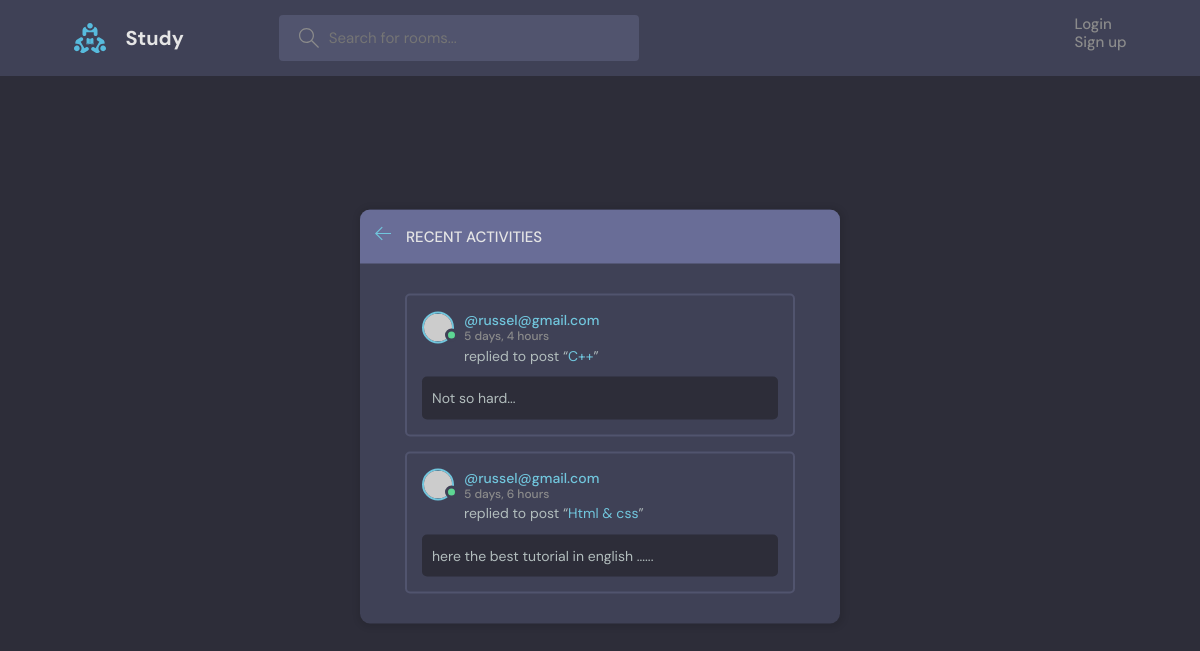
Page /activities on the earlier database version.
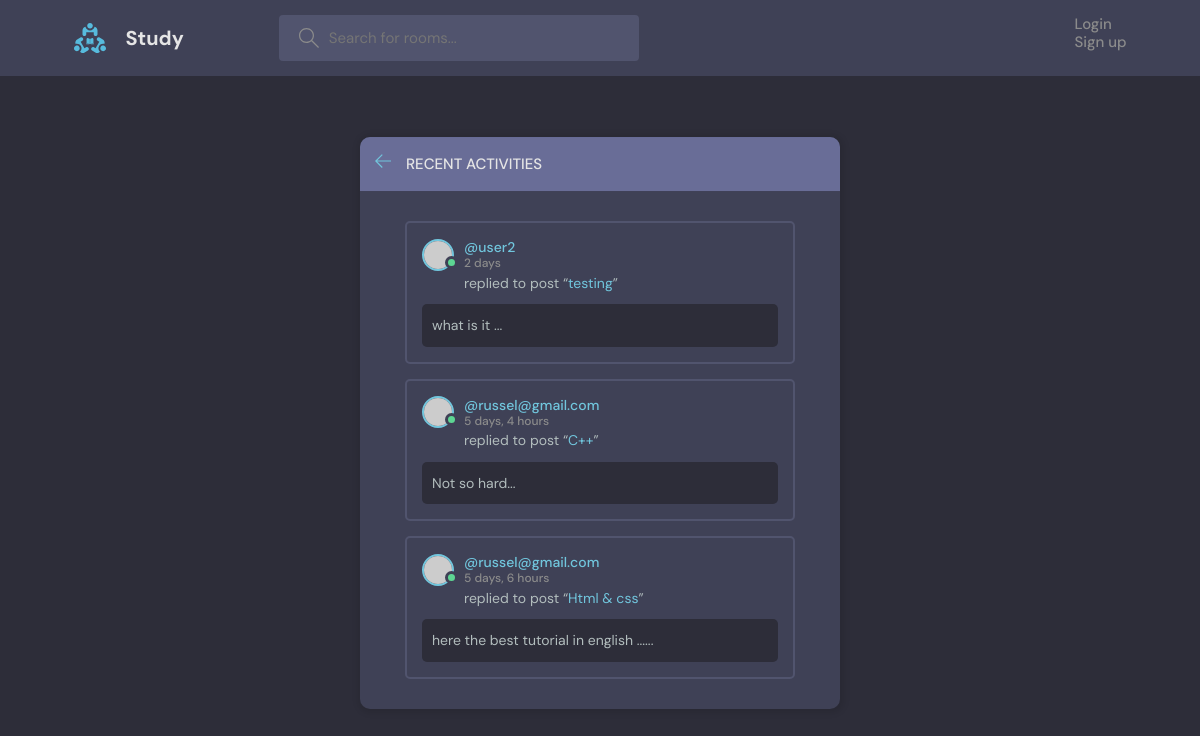
Same page on the later database version.
### base/models.py (models this page shows, shortened)
class Message(models.Model):
    user = models.ForeignKey(User,on_delete=models.CASCADE)
    room = models.ForeignKey(Room,on_delete=models.CASCADE)
    body = models.TextField()
    updated = models.DateTimeField(auto_now=True)
    created = models.DateTimeField(auto_now_add=True)
    class Meta:
        ordering = ['-updated','-created']

class Room(models.Model):
    host =  models.ForeignKey(User,on_delete=models.SET_NULL, null=True)
    topic = models.ForeignKey(Topic,on_delete=models.SET_NULL, null=True,)
    name = models.CharField(max_length=200)
    description = models.TextField(null=True, blank=True)
    participants = models.ManyToManyField(User, related_name='participants', blank=True)
    updated = models.DateTimeField(auto_now=True)
    created = models.DateTimeField(auto_now_add=True)
    class Meta:
        ordering = ['-updated','-created']

### base/views.py (the view)
# urls.py: path('activities',activities_view,name='activities')
def activities_view(request):
    messages = Message.objects.all()[:6]
    context = {'messages':messages}
    return render(request,'activity.html',context=context)

### base/templates/base/activity.html (shortened to what this page needs)
{% extends 'main.html' %}
{% block content %}
    <main class="layout">
      <div class="container">
        <div class="layout__box">
          <div class="layout__boxHeader">
            <div class="layout__boxTitle">
              <a href="index.html">
                <svg version="1.1" xmlns="http://www.w3.org/2000/svg" width="32" height="32" viewBox="0 0 32 32">
                  <title>arrow-left</title>
                  <path
                    d="M13.723 2.286l-13.723 13.714 13.719 13.714 1.616-1.611-10.96-10.96h27.625v-2.286h-27.625l10.965-10.965-1.616-1.607z"
                  ></path>
                </svg>
              </a>
              <h3>Recent Activities</h3>
            </div>
          </div>
          <div class="activities-page layout__body">
           {% for message in messages %}
            <div class="activities__box">
              <div class="activities__boxHeader roomListRoom__header">
                <a href="profile.html" class="roomListRoom__author">
                  <div class="avatar avatar--small active">
                    <img src="https://randomuser.me/api/portraits/men/13.jpg" />
                  </div>
                  <p>
                    @{{message.user}}
                    <span>{{message.created|timesince}}</span>
                  </p>
                </a>
              </div>
              <div class="activities__boxContent">
                <p>replied to post “<a href="room.html">{{message.room.name}}</a>”</p>
                <div class="activities__boxRoomContent">
                  {{message.body|slice:':140'}}...
                </div>
              </div>
            </div>
            {% endfor %}
          </div>
        </div>
      </div>
    </main>
 {% endblock %}

### templates/main.html (shortened to what this page needs)
<!DOCTYPE html>
{% load static %}
<html lang="en">
  <head>
    <link rel="stylesheet" href="{% static 'style.css' %}" />
  </head>
  <body>
    {% include 'navbar.html' %}
    {% block content %}
    {% endblock %}
  </body>
</html>

### templates/navbar.html (shortened to what this page needs)
{% load static %}
 <header class="header header--loggedIn">
    <div class="container">
      <a href="{% url 'base:home' %}" class="header__logo">
        <img src="{% static 'logo.svg' %}" />
        <h1>Study</h1>
      </a>
      <form class="header__search" action="{% url 'base:home' %}" method="get" >
        <label>
          <input type="text" name='q' placeholder="Search for rooms..." />
        </label>
      </form>
      <nav class="header__menu">
          {% if user.is_authenticated %}
          <div class="header__user">
            <a href="{% url 'base:user-profile' user.id %}">
              <div class="avatar avatar--medium active">
                <img src="{{user.profile.image.url}}" />
              </div>
              <p>{{user.first_name}} {{user.last_name}}<span>@{{user.username}}</span></p>
            </a>
            <button class="dropdown-button">
              <svg version="1.1" xmlns="http://www.w3.org/2000/svg" width="32" height="32" viewBox="0 0 32 32">
                <title>chevron-down</title>
                <path d="M16 21l-13-13h-3l16 16 16-16h-3l-13 13z"></path>
              </svg>
            </button>
          </div>
          <div class="dropdown-menu">
            <a href="{% url 'base:edit_user' user.id %}" class="dropdown-link"
              ><svg version="1.1" xmlns="http://www.w3.org/2000/svg" width="32" height="32" viewBox="0 0 32 32">
                <title>tools</title>
                <path
                  d="M27.465 32c-1.211 0-2.35-0.471-3.207-1.328l-9.392-9.391c-2.369 0.898-4.898 0.951-7.355 0.15-3.274-1.074-5.869-3.67-6.943-6.942-0.879-2.682-0.734-5.45 0.419-8.004 0.135-0.299 0.408-0.512 0.731-0.572 0.32-0.051 0.654 0.045 0.887 0.277l5.394 5.395 3.586-3.586-5.394-5.395c-0.232-0.232-0.336-0.564-0.276-0.887s0.272-0.596 0.572-0.732c2.552-1.152 5.318-1.295 8.001-0.418 3.274 1.074 5.869 3.67 6.943 6.942 0.806 2.457 0.752 4.987-0.15 7.358l9.392 9.391c0.844 0.842 1.328 2.012 1.328 3.207-0 2.5-2.034 4.535-4.535 4.535zM15.101 19.102c0.26 0 0.516 0.102 0.707 0.293l9.864 9.863c0.479 0.479 1.116 0.742 1.793 0.742 1.398 0 2.535-1.137 2.535-2.535 0-0.668-0.27-1.322-0.742-1.793l-9.864-9.863c-0.294-0.295-0.376-0.74-0.204-1.119 0.943-2.090 1.061-4.357 0.341-6.555-0.863-2.631-3.034-4.801-5.665-5.666-1.713-0.561-3.468-0.609-5.145-0.164l4.986 4.988c0.391 0.391 0.391 1.023 0 1.414l-5 5c-0.188 0.188-0.441 0.293-0.707 0.293s-0.52-0.105-0.707-0.293l-4.987-4.988c-0.45 1.682-0.397 3.436 0.164 5.146 0.863 2.631 3.034 4.801 5.665 5.666 2.2 0.721 4.466 0.604 6.555-0.342 0.132-0.059 0.271-0.088 0.411-0.088z"
                ></path>
              </svg>
              Settings</a
            >
            <a href="{% url 'base:logout' %}" class="dropdown-link"
              ><svg version="1.1" xmlns="http://www.w3.org/2000/svg" width="32" height="32" viewBox="0 0 32 32">
                <title>sign-out</title>
                <path
                  d="M3 0h22c0.553 0 1 0 1 0.553l-0 3.447h-2v-2h-20v28h20v-2h2l0 3.447c0 0.553-0.447 0.553-1 0.553h-22c-0.553 0-1-0.447-1-1v-30c0-0.553 0.447-1 1-1z"
                ></path>
                <path
                  d="M21.879 21.293l1.414 1.414 6.707-6.707-6.707-6.707-1.414 1.414 4.293 4.293h-14.172v2h14.172l-4.293 4.293z"
                ></path>
              </svg>
              Logout</a
            >
          </div>
        {% else %}
          <a href="{% url 'base:login' %}">
            <p>Login</p>
          </a>
          <a href="{% url 'base:register' %}">
            <p>Sign up</p>
          </a>
          {% endif %}
        </nav>
    </div>
  </header>

### static/styles/style.css (style rules this page uses)
:root { --color-main: #71c6dd; --color-main-light: #e1f6fb; --color-dark: #3f4156; --color-dark-medium: #51546e; --color-dark-light: #696d97; --color-light: #e5e5e5; --color-gray: #8b8b8b; --color-light-gray: #b2bdbd; --color-bg: #2d2d39; --color-success: #5dd693; --color-error: #fc4b0b; }
* { font-family: "DM Sans", -apple-system, BlinkMacSystemFont, "Segoe UI", Roboto, Oxygen, Ubuntu, Cantarell, "Open Sans", "Helvetica Neue", sans-serif; margin: 0; padding: 0; box-sizing: border-box; text-rendering: optimizeLegibility; font-size: inherit; }
html { font-size: 56.25%; }
@media only screen and (min-width: 1200px) { html { font-size: 62.5%; } }
body { line-height: 1.6; font-weight: 400; font-size: 1.5rem; color: var(--color-light-gray); background-color: var(--color-bg); min-height: 100vh; }
img { width: 100%; }
a { display: inline-block; color: var(--color-main); text-decoration: none; }
.container { max-width: 120rem; width: 90%; margin: auto; }
.avatar { position: relative; display: inline-block; border-radius: 50%; border: 2px solid var(--color-main); }
.avatar img { display: block; border-radius: 50%; object-fit: cover; object-position: center; }
.avatar::after { content: ""; display: block; position: absolute; background-color: var(--color-gray); z-index: 111; border-radius: 50%; border: 0.3rem solid var(--color-dark); }
.avatar.active::after { background-color: var(--color-success); }
.avatar.avatar--small img { width: 2.8rem; height: 2.8rem; }
.avatar.avatar--small:after { width: 0.7rem; height: 0.7rem; bottom: 0px; right: -6px; }
.header { padding: 1.5rem; background-color: var(--color-dark); }
.header > .container { display: flex; gap: 9.5rem; }
.header__logo, .header__user { display: flex; gap: 2rem; align-items: center; }
.header__logo > img { height: 3.2rem; width: 3.2rem; }
.header__logo > h1 { font-weight: 700; font-size: 2rem; color: var(--color-light); }
.header__search > label { background-color: var(--color-dark-medium); padding: 1.3rem 1rem; display: flex; align-items: center; gap: 1rem; border-radius: 4px; }
.header__search svg { fill: var(--color-gray); width: 2rem; height: 2rem; margin-left: 1rem; }
.header__search input { width: 30rem; background: transparent; border: none; outline: none; color: var(--color-light); }
.header__menu { margin-left: auto; position: relative; }
.header__menu a { display: flex; gap: 1.5rem; align-items: center; font-weight: 500; text-decoration: none; color: var(--color-gray); }
.header__menu p { line-height: 1.2; }
.layout { margin-top: 2.4rem; }
.layout > .container { display: flex; justify-content: space-between; align-items: flex-start; }
.layout__box { width: 90%; max-width: 48rem; min-height: 40rem; position: absolute; top: 50%; left: 50%; transform: translate(-50%, -46%); background-color: var(--color-dark); border-radius: 1rem; box-shadow: 1px 1px 6px 3px rgba(0, 0, 0, 0.1); overflow: hidden; }
.layout__boxHeader { display: flex; padding: 1.5rem; background-color: var(--color-dark-light); }
.layout__boxTitle { display: flex; gap: 1.5rem; align-items: center; }
.layout__boxTitle h3 { text-transform: uppercase; font-weight: 500; color: var(--color-light); }
.layout__boxTitle svg { width: 1.6rem; height: 1.6rem; fill: var(--color-main); }
.layout__body { margin: 3rem; }
.roomListRoom__header { display: flex; justify-content: space-between; align-items: center; }
.roomListRoom__author { font-weight: 500; display: flex; align-items: center; gap: 1rem; }
.activities__box { margin: 1.5rem; padding: 1.5rem; border: 2px solid var(--color-dark-medium); border-radius: 5px; }
.activities__boxHeader p { font-size: 1.4rem; line-height: 1.3; }
.activities__boxHeader p span { color: var(--color-gray); font-size: 1.2rem; display: block; }
.activities__boxContent { margin-left: 4.2rem; }
.activities__boxContent { font-size: 1.4rem; }
.activities__boxRoomContent { background: var(--color-bg); padding: 1rem; border-radius: 5px; margin-top: 1rem; margin-left: -4.2rem; }

Differences in the rows shown:
added Message: user "user2", created "2 days", room.name "testing", body "what is it"
